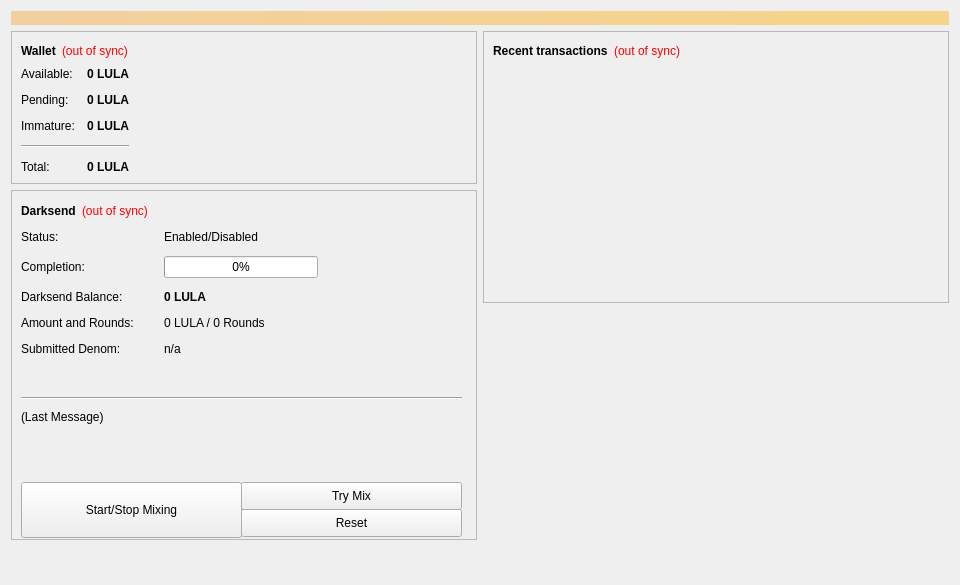
<?xml version="1.0" encoding="UTF-8"?>
<ui version="4.0">
 <class>OverviewPage</class>
 <widget class="QWidget" name="OverviewPage">
  <property name="geometry">
   <rect>
    <x>0</x>
    <y>0</y>
    <width>960</width>
    <height>585</height>
   </rect>
  </property>
  <property name="minimumSize">
   <size>
    <width>960</width>
    <height>0</height>
   </size>
  </property>
  <property name="windowTitle">
   <string>Form</string>
  </property>
  <layout class="QVBoxLayout" name="topLayout">
   <item>
    <widget class="QLabel" name="labelAlerts">
     <property name="visible">
      <bool>false</bool>
     </property>
     <property name="styleSheet">
      <string notr="true">background-color: qlineargradient(x1: 0, y1: 0, x2: 1, y2: 0, stop:0 #F0D0A0, stop:1 #F8D488); color:#000000;</string>
     </property>
     <property name="wordWrap">
      <bool>true</bool>
     </property>
     <property name="margin">
      <number>3</number>
     </property>
    </widget>
   </item>
   <item>
    <layout class="QHBoxLayout" name="horizontalLayout" stretch="1,1">
     <item>
      <layout class="QVBoxLayout" name="verticalLayout_2">
       <item>
        <widget class="QFrame" name="frame">
         <property name="frameShape">
          <enum>QFrame::StyledPanel</enum>
         </property>
         <property name="frameShadow">
          <enum>QFrame::Raised</enum>
         </property>
         <layout class="QVBoxLayout" name="verticalLayout_4">
          <item>
           <layout class="QHBoxLayout" name="horizontalLayout_4">
            <item>
             <widget class="QLabel" name="label_5">
              <property name="font">
               <font>
                <weight>75</weight>
                <bold>true</bold>
               </font>
              </property>
              <property name="text">
               <string>Wallet</string>
              </property>
             </widget>
            </item>
            <item>
             <widget class="QLabel" name="labelWalletStatus">
              <property name="toolTip">
               <string>The displayed information may be out of date. Your wallet automatically synchronizes with the LulaCoin network after a connection is established, but this process has not completed yet.</string>
              </property>
              <property name="styleSheet">
               <string notr="true">QLabel { color: red; }</string>
              </property>
              <property name="text">
               <string notr="true">(out of sync)</string>
              </property>
              <property name="alignment">
               <set>Qt::AlignLeading|Qt::AlignLeft|Qt::AlignVCenter</set>
              </property>
             </widget>
            </item>
            <item>
             <spacer name="horizontalSpacer_2">
              <property name="orientation">
               <enum>Qt::Horizontal</enum>
              </property>
              <property name="sizeHint" stdset="0">
               <size>
                <width>40</width>
                <height>20</height>
               </size>
              </property>
             </spacer>
            </item>
           </layout>
          </item>
          <item>
           <layout class="QHBoxLayout" name="horizontalLayout_3">
            <item>
             <layout class="QFormLayout" name="formLayout_2">
              <property name="fieldGrowthPolicy">
               <enum>QFormLayout::AllNonFixedFieldsGrow</enum>
              </property>
              <property name="horizontalSpacing">
               <number>12</number>
              </property>
              <property name="verticalSpacing">
               <number>12</number>
              </property>
              <item row="0" column="0">
               <widget class="QLabel" name="label">
                <property name="text">
                 <string>Available:</string>
                </property>
               </widget>
              </item>
              <item row="0" column="1">
               <widget class="QLabel" name="labelBalance">
                <property name="font">
                 <font>
                  <weight>75</weight>
                  <bold>true</bold>
                 </font>
                </property>
                <property name="cursor">
                 <cursorShape>IBeamCursor</cursorShape>
                </property>
                <property name="toolTip">
                 <string>Your current spendable balance</string>
                </property>
                <property name="text">
                 <string notr="true">0 LULA</string>
                </property>
                <property name="alignment">
                 <set>Qt::AlignRight|Qt::AlignTrailing|Qt::AlignVCenter</set>
                </property>
                <property name="textInteractionFlags">
                 <set>Qt::LinksAccessibleByMouse|Qt::TextSelectableByKeyboard|Qt::TextSelectableByMouse</set>
                </property>
               </widget>
              </item>
              <item row="1" column="0">
               <widget class="QLabel" name="label_3">
                <property name="text">
                 <string>Pending:</string>
                </property>
               </widget>
              </item>
              <item row="1" column="1">
               <widget class="QLabel" name="labelUnconfirmed">
                <property name="font">
                 <font>
                  <weight>75</weight>
                  <bold>true</bold>
                 </font>
                </property>
                <property name="cursor">
                 <cursorShape>IBeamCursor</cursorShape>
                </property>
                <property name="toolTip">
                 <string>Total of transactions that have yet to be confirmed, and do not yet count toward the spendable balance</string>
                </property>
                <property name="text">
                 <string notr="true">0 LULA</string>
                </property>
                <property name="alignment">
                 <set>Qt::AlignRight|Qt::AlignTrailing|Qt::AlignVCenter</set>
                </property>
                <property name="textInteractionFlags">
                 <set>Qt::LinksAccessibleByMouse|Qt::TextSelectableByKeyboard|Qt::TextSelectableByMouse</set>
                </property>
               </widget>
              </item>
              <item row="2" column="0">
               <widget class="QLabel" name="labelImmatureText">
                <property name="text">
                 <string>Immature:</string>
                </property>
               </widget>
              </item>
              <item row="2" column="1">
               <widget class="QLabel" name="labelImmature">
                <property name="font">
                 <font>
                  <weight>75</weight>
                  <bold>true</bold>
                 </font>
                </property>
                <property name="toolTip">
                 <string>Mined balance that has not yet matured</string>
                </property>
                <property name="text">
                 <string notr="true">0 LULA</string>
                </property>
                <property name="alignment">
                 <set>Qt::AlignRight|Qt::AlignTrailing|Qt::AlignVCenter</set>
                </property>
                <property name="textInteractionFlags">
                 <set>Qt::LinksAccessibleByMouse|Qt::TextSelectableByKeyboard|Qt::TextSelectableByMouse</set>
                </property>
               </widget>
              </item>
              <item row="4" column="0">
               <widget class="QLabel" name="labelTotalText">
                <property name="text">
                 <string>Total:</string>
                </property>
               </widget>
              </item>
              <item row="4" column="1">
               <widget class="QLabel" name="labelTotal">
                <property name="font">
                 <font>
                  <weight>75</weight>
                  <bold>true</bold>
                 </font>
                </property>
                <property name="cursor">
                 <cursorShape>IBeamCursor</cursorShape>
                </property>
                <property name="toolTip">
                 <string>Your current total balance</string>
                </property>
                <property name="text">
                 <string notr="true">0 LULA</string>
                </property>
                <property name="alignment">
                 <set>Qt::AlignRight|Qt::AlignTrailing|Qt::AlignVCenter</set>
                </property>
                <property name="textInteractionFlags">
                 <set>Qt::LinksAccessibleByMouse|Qt::TextSelectableByKeyboard|Qt::TextSelectableByMouse</set>
                </property>
               </widget>
              </item>
              <item row="3" column="0" colspan="2">
               <widget class="Line" name="line">
                <property name="orientation">
                 <enum>Qt::Horizontal</enum>
                </property>
               </widget>
              </item>
             </layout>
            </item>
            <item>
             <spacer name="horizontalSpacer_3">
              <property name="orientation">
               <enum>Qt::Horizontal</enum>
              </property>
              <property name="sizeHint" stdset="0">
               <size>
                <width>40</width>
                <height>20</height>
               </size>
              </property>
             </spacer>
            </item>
           </layout>
          </item>
         </layout>
        </widget>
       </item>
       <item>
        <widget class="QFrame" name="frameDarksend">
         <property name="minimumSize">
          <size>
           <width>0</width>
           <height>350</height>
          </size>
         </property>
         <property name="layoutDirection">
          <enum>Qt::LeftToRight</enum>
         </property>
         <property name="frameShape">
          <enum>QFrame::StyledPanel</enum>
         </property>
         <property name="frameShadow">
          <enum>QFrame::Raised</enum>
         </property>
         <widget class="QWidget" name="formLayoutWidget">
          <property name="geometry">
           <rect>
            <x>10</x>
            <y>40</y>
            <width>451</width>
            <height>161</height>
           </rect>
          </property>
          <layout class="QFormLayout" name="formLayout">
           <property name="fieldGrowthPolicy">
            <enum>QFormLayout::AllNonFixedFieldsGrow</enum>
           </property>
           <property name="horizontalSpacing">
            <number>30</number>
           </property>
           <property name="verticalSpacing">
            <number>12</number>
           </property>
           <item row="0" column="0">
            <widget class="QLabel" name="label_6">
             <property name="text">
              <string>Status:</string>
             </property>
            </widget>
           </item>
           <item row="0" column="1">
            <widget class="QLabel" name="darksendEnabled">
             <property name="text">
              <string>Enabled/Disabled</string>
             </property>
            </widget>
           </item>
           <item row="1" column="0">
            <widget class="QLabel" name="label_7">
             <property name="text">
              <string>Completion:</string>
             </property>
            </widget>
           </item>
           <item row="1" column="1">
            <widget class="QProgressBar" name="darksendProgress">
             <property name="maximumSize">
              <size>
               <width>154</width>
               <height>16777215</height>
              </size>
             </property>
             <property name="value">
              <number>0</number>
             </property>
            </widget>
           </item>
           <item row="2" column="0">
            <widget class="QLabel" name="labelAnonymizedText">
             <property name="text">
              <string>Darksend Balance:</string>
             </property>
            </widget>
           </item>
           <item row="2" column="1">
            <widget class="QLabel" name="labelAnonymized">
             <property name="font">
              <font>
               <weight>75</weight>
               <bold>true</bold>
              </font>
             </property>
             <property name="text">
              <string>0 LULA</string>
             </property>
            </widget>
           </item>
           <item row="3" column="0">
            <widget class="QLabel" name="label_8">
             <property name="text">
              <string>Amount and Rounds:</string>
             </property>
            </widget>
           </item>
           <item row="3" column="1">
            <widget class="QLabel" name="labelAmountRounds">
             <property name="text">
              <string>0 LULA / 0 Rounds</string>
             </property>
            </widget>
           </item>
           <item row="4" column="0">
            <widget class="QLabel" name="label_9">
             <property name="text">
              <string>Submitted Denom:</string>
             </property>
            </widget>
           </item>
           <item row="4" column="1">
            <widget class="QLabel" name="labelSubmittedDenom">
             <property name="statusTip">
              <string>The denominations you submitted to the Masternode. To mix, other users must submit the exact same denominations.</string>
             </property>
             <property name="text">
              <string>n/a</string>
             </property>
            </widget>
           </item>
          </layout>
         </widget>
         <widget class="QPushButton" name="runAutoDenom">
          <property name="geometry">
           <rect>
            <x>251</x>
            <y>17</y>
            <width>1</width>
            <height>1</height>
           </rect>
          </property>
          <property name="palette">
           <palette>
            <active>
             <colorrole role="WindowText">
              <brush brushstyle="SolidPattern">
               <color alpha="255">
                <red>0</red>
                <green>0</green>
                <blue>0</blue>
               </color>
              </brush>
             </colorrole>
             <colorrole role="Button">
              <brush brushstyle="SolidPattern">
               <color alpha="255">
                <red>239</red>
                <green>238</green>
                <blue>238</blue>
               </color>
              </brush>
             </colorrole>
             <colorrole role="Light">
              <brush brushstyle="SolidPattern">
               <color alpha="255">
                <red>255</red>
                <green>255</green>
                <blue>255</blue>
               </color>
              </brush>
             </colorrole>
             <colorrole role="Midlight">
              <brush brushstyle="SolidPattern">
               <color alpha="255">
                <red>247</red>
                <green>246</green>
                <blue>246</blue>
               </color>
              </brush>
             </colorrole>
             <colorrole role="Dark">
              <brush brushstyle="SolidPattern">
               <color alpha="255">
                <red>119</red>
                <green>119</green>
                <blue>119</blue>
               </color>
              </brush>
             </colorrole>
             <colorrole role="Mid">
              <brush brushstyle="SolidPattern">
               <color alpha="255">
                <red>159</red>
                <green>159</green>
                <blue>159</blue>
               </color>
              </brush>
             </colorrole>
             <colorrole role="Text">
              <brush brushstyle="SolidPattern">
               <color alpha="255">
                <red>0</red>
                <green>0</green>
                <blue>0</blue>
               </color>
              </brush>
             </colorrole>
             <colorrole role="BrightText">
              <brush brushstyle="SolidPattern">
               <color alpha="255">
                <red>255</red>
                <green>255</green>
                <blue>255</blue>
               </color>
              </brush>
             </colorrole>
             <colorrole role="ButtonText">
              <brush brushstyle="SolidPattern">
               <color alpha="255">
                <red>0</red>
                <green>0</green>
                <blue>0</blue>
               </color>
              </brush>
             </colorrole>
             <colorrole role="Base">
              <brush brushstyle="SolidPattern">
               <color alpha="255">
                <red>255</red>
                <green>255</green>
                <blue>255</blue>
               </color>
              </brush>
             </colorrole>
             <colorrole role="Window">
              <brush brushstyle="SolidPattern">
               <color alpha="255">
                <red>239</red>
                <green>238</green>
                <blue>238</blue>
               </color>
              </brush>
             </colorrole>
             <colorrole role="Shadow">
              <brush brushstyle="SolidPattern">
               <color alpha="255">
                <red>0</red>
                <green>0</green>
                <blue>0</blue>
               </color>
              </brush>
             </colorrole>
             <colorrole role="AlternateBase">
              <brush brushstyle="SolidPattern">
               <color alpha="255">
                <red>247</red>
                <green>246</green>
                <blue>246</blue>
               </color>
              </brush>
             </colorrole>
             <colorrole role="ToolTipBase">
              <brush brushstyle="SolidPattern">
               <color alpha="255">
                <red>255</red>
                <green>255</green>
                <blue>220</blue>
               </color>
              </brush>
             </colorrole>
             <colorrole role="ToolTipText">
              <brush brushstyle="SolidPattern">
               <color alpha="255">
                <red>0</red>
                <green>0</green>
                <blue>0</blue>
               </color>
              </brush>
             </colorrole>
            </active>
            <inactive>
             <colorrole role="WindowText">
              <brush brushstyle="SolidPattern">
               <color alpha="255">
                <red>0</red>
                <green>0</green>
                <blue>0</blue>
               </color>
              </brush>
             </colorrole>
             <colorrole role="Button">
              <brush brushstyle="SolidPattern">
               <color alpha="255">
                <red>239</red>
                <green>238</green>
                <blue>238</blue>
               </color>
              </brush>
             </colorrole>
             <colorrole role="Light">
              <brush brushstyle="SolidPattern">
               <color alpha="255">
                <red>255</red>
                <green>255</green>
                <blue>255</blue>
               </color>
              </brush>
             </colorrole>
             <colorrole role="Midlight">
              <brush brushstyle="SolidPattern">
               <color alpha="255">
                <red>247</red>
                <green>246</green>
                <blue>246</blue>
               </color>
              </brush>
             </colorrole>
             <colorrole role="Dark">
              <brush brushstyle="SolidPattern">
               <color alpha="255">
                <red>119</red>
                <green>119</green>
                <blue>119</blue>
               </color>
              </brush>
             </colorrole>
             <colorrole role="Mid">
              <brush brushstyle="SolidPattern">
               <color alpha="255">
                <red>159</red>
                <green>159</green>
                <blue>159</blue>
               </color>
              </brush>
             </colorrole>
             <colorrole role="Text">
              <brush brushstyle="SolidPattern">
               <color alpha="255">
                <red>0</red>
                <green>0</green>
                <blue>0</blue>
               </color>
              </brush>
             </colorrole>
             <colorrole role="BrightText">
              <brush brushstyle="SolidPattern">
               <color alpha="255">
                <red>255</red>
                <green>255</green>
                <blue>255</blue>
               </color>
              </brush>
             </colorrole>
             <colorrole role="ButtonText">
              <brush brushstyle="SolidPattern">
               <color alpha="255">
                <red>0</red>
                <green>0</green>
                <blue>0</blue>
               </color>
              </brush>
             </colorrole>
             <colorrole role="Base">
              <brush brushstyle="SolidPattern">
               <color alpha="255">
                <red>255</red>
                <green>255</green>
                <blue>255</blue>
               </color>
              </brush>
             </colorrole>
             <colorrole role="Window">
              <brush brushstyle="SolidPattern">
               <color alpha="255">
                <red>239</red>
                <green>238</green>
                <blue>238</blue>
               </color>
              </brush>
             </colorrole>
             <colorrole role="Shadow">
              <brush brushstyle="SolidPattern">
               <color alpha="255">
                <red>0</red>
                <green>0</green>
                <blue>0</blue>
               </color>
              </brush>
             </colorrole>
             <colorrole role="AlternateBase">
              <brush brushstyle="SolidPattern">
               <color alpha="255">
                <red>247</red>
                <green>246</green>
                <blue>246</blue>
               </color>
              </brush>
             </colorrole>
             <colorrole role="ToolTipBase">
              <brush brushstyle="SolidPattern">
               <color alpha="255">
                <red>255</red>
                <green>255</green>
                <blue>220</blue>
               </color>
              </brush>
             </colorrole>
             <colorrole role="ToolTipText">
              <brush brushstyle="SolidPattern">
               <color alpha="255">
                <red>0</red>
                <green>0</green>
                <blue>0</blue>
               </color>
              </brush>
             </colorrole>
            </inactive>
            <disabled>
             <colorrole role="WindowText">
              <brush brushstyle="SolidPattern">
               <color alpha="255">
                <red>119</red>
                <green>119</green>
                <blue>119</blue>
               </color>
              </brush>
             </colorrole>
             <colorrole role="Button">
              <brush brushstyle="SolidPattern">
               <color alpha="255">
                <red>239</red>
                <green>238</green>
                <blue>238</blue>
               </color>
              </brush>
             </colorrole>
             <colorrole role="Light">
              <brush brushstyle="SolidPattern">
               <color alpha="255">
                <red>255</red>
                <green>255</green>
                <blue>255</blue>
               </color>
              </brush>
             </colorrole>
             <colorrole role="Midlight">
              <brush brushstyle="SolidPattern">
               <color alpha="255">
                <red>247</red>
                <green>246</green>
                <blue>246</blue>
               </color>
              </brush>
             </colorrole>
             <colorrole role="Dark">
              <brush brushstyle="SolidPattern">
               <color alpha="255">
                <red>119</red>
                <green>119</green>
                <blue>119</blue>
               </color>
              </brush>
             </colorrole>
             <colorrole role="Mid">
              <brush brushstyle="SolidPattern">
               <color alpha="255">
                <red>159</red>
                <green>159</green>
                <blue>159</blue>
               </color>
              </brush>
             </colorrole>
             <colorrole role="Text">
              <brush brushstyle="SolidPattern">
               <color alpha="255">
                <red>119</red>
                <green>119</green>
                <blue>119</blue>
               </color>
              </brush>
             </colorrole>
             <colorrole role="BrightText">
              <brush brushstyle="SolidPattern">
               <color alpha="255">
                <red>255</red>
                <green>255</green>
                <blue>255</blue>
               </color>
              </brush>
             </colorrole>
             <colorrole role="ButtonText">
              <brush brushstyle="SolidPattern">
               <color alpha="255">
                <red>119</red>
                <green>119</green>
                <blue>119</blue>
               </color>
              </brush>
             </colorrole>
             <colorrole role="Base">
              <brush brushstyle="SolidPattern">
               <color alpha="255">
                <red>239</red>
                <green>238</green>
                <blue>238</blue>
               </color>
              </brush>
             </colorrole>
             <colorrole role="Window">
              <brush brushstyle="SolidPattern">
               <color alpha="255">
                <red>239</red>
                <green>238</green>
                <blue>238</blue>
               </color>
              </brush>
             </colorrole>
             <colorrole role="Shadow">
              <brush brushstyle="SolidPattern">
               <color alpha="255">
                <red>0</red>
                <green>0</green>
                <blue>0</blue>
               </color>
              </brush>
             </colorrole>
             <colorrole role="AlternateBase">
              <brush brushstyle="SolidPattern">
               <color alpha="255">
                <red>239</red>
                <green>238</green>
                <blue>238</blue>
               </color>
              </brush>
             </colorrole>
             <colorrole role="ToolTipBase">
              <brush brushstyle="SolidPattern">
               <color alpha="255">
                <red>255</red>
                <green>255</green>
                <blue>220</blue>
               </color>
              </brush>
             </colorrole>
             <colorrole role="ToolTipText">
              <brush brushstyle="SolidPattern">
               <color alpha="255">
                <red>0</red>
                <green>0</green>
                <blue>0</blue>
               </color>
              </brush>
             </colorrole>
            </disabled>
           </palette>
          </property>
          <property name="focusPolicy">
           <enum>Qt::NoFocus</enum>
          </property>
          <property name="autoFillBackground">
           <bool>true</bool>
          </property>
          <property name="text">
           <string/>
          </property>
          <property name="flat">
           <bool>true</bool>
          </property>
         </widget>
         <widget class="QPushButton" name="toggleDarksend">
          <property name="geometry">
           <rect>
            <x>10</x>
            <y>292</y>
            <width>221</width>
            <height>56</height>
           </rect>
          </property>
          <property name="sizePolicy">
           <sizepolicy hsizetype="MinimumExpanding" vsizetype="Fixed">
            <horstretch>0</horstretch>
            <verstretch>0</verstretch>
           </sizepolicy>
          </property>
          <property name="text">
           <string>Start/Stop Mixing</string>
          </property>
         </widget>
         <widget class="Line" name="line">
          <property name="geometry">
           <rect>
            <x>10</x>
            <y>200</y>
            <width>441</width>
            <height>16</height>
           </rect>
          </property>
          <property name="orientation">
           <enum>Qt::Horizontal</enum>
          </property>
         </widget>
         <widget class="QLabel" name="darksendStatus">
          <property name="geometry">
           <rect>
            <x>10</x>
            <y>220</y>
            <width>451</width>
            <height>61</height>
           </rect>
          </property>
          <property name="minimumSize">
           <size>
            <width>288</width>
            <height>43</height>
           </size>
          </property>
          <property name="text">
           <string>(Last Message)</string>
          </property>
          <property name="alignment">
           <set>Qt::AlignLeading|Qt::AlignLeft|Qt::AlignTop</set>
          </property>
          <property name="wordWrap">
           <bool>true</bool>
          </property>
         </widget>
         <widget class="QPushButton" name="darksendAuto">
          <property name="geometry">
           <rect>
            <x>230</x>
            <y>292</y>
            <width>221</width>
            <height>28</height>
           </rect>
          </property>
          <property name="sizePolicy">
           <sizepolicy hsizetype="MinimumExpanding" vsizetype="Fixed">
            <horstretch>0</horstretch>
            <verstretch>0</verstretch>
           </sizepolicy>
          </property>
          <property name="toolTip">
           <string>Try to manually submit a Darksend request.</string>
          </property>
          <property name="text">
           <string>Try Mix</string>
          </property>
         </widget>
         <widget class="QPushButton" name="darksendReset">
          <property name="geometry">
           <rect>
            <x>230</x>
            <y>319</y>
            <width>221</width>
            <height>28</height>
           </rect>
          </property>
          <property name="sizePolicy">
           <sizepolicy hsizetype="MinimumExpanding" vsizetype="Fixed">
            <horstretch>0</horstretch>
            <verstretch>0</verstretch>
           </sizepolicy>
          </property>
          <property name="toolTip">
           <string>Reset the current status of Darksend (can interrupt Darksend if it's in the process of Mixing, which can cost you money!)</string>
          </property>
          <property name="autoFillBackground">
           <bool>false</bool>
          </property>
          <property name="text">
           <string>Reset</string>
          </property>
         </widget>
         <widget class="QWidget" name="">
          <property name="geometry">
           <rect>
            <x>10</x>
            <y>10</y>
            <width>431</width>
            <height>22</height>
           </rect>
          </property>
          <layout class="QHBoxLayout" name="horizontalLayout_5">
           <item>
            <widget class="QLabel" name="label_2">
             <property name="font">
              <font>
               <weight>75</weight>
               <bold>true</bold>
              </font>
             </property>
             <property name="text">
              <string>Darksend</string>
             </property>
            </widget>
           </item>
           <item>
            <widget class="QLabel" name="labelDarksendSyncStatus">
             <property name="toolTip">
              <string>The displayed information may be out of date. Your wallet automatically synchronizes with the LulaCoin network after a connection is established, but this process has not completed yet.</string>
             </property>
             <property name="styleSheet">
              <string notr="true">QLabel { color: red; }</string>
             </property>
             <property name="text">
              <string notr="true">(out of sync)</string>
             </property>
             <property name="alignment">
              <set>Qt::AlignLeading|Qt::AlignLeft|Qt::AlignVCenter</set>
             </property>
            </widget>
           </item>
           <item>
            <spacer name="horizontalSpacer_4">
             <property name="orientation">
              <enum>Qt::Horizontal</enum>
             </property>
             <property name="sizeHint" stdset="0">
              <size>
               <width>40</width>
               <height>20</height>
              </size>
             </property>
            </spacer>
           </item>
          </layout>
         </widget>
        </widget>
       </item>
       <item>
        <spacer name="verticalSpacer">
         <property name="orientation">
          <enum>Qt::Vertical</enum>
         </property>
         <property name="sizeHint" stdset="0">
          <size>
           <width>20</width>
           <height>40</height>
          </size>
         </property>
        </spacer>
       </item>
      </layout>
     </item>
     <item>
      <layout class="QVBoxLayout" name="verticalLayout_3">
       <item>
        <widget class="QFrame" name="frame_2">
         <property name="frameShape">
          <enum>QFrame::StyledPanel</enum>
         </property>
         <property name="frameShadow">
          <enum>QFrame::Raised</enum>
         </property>
         <layout class="QVBoxLayout" name="verticalLayout">
          <item>
           <layout class="QHBoxLayout" name="horizontalLayout_2">
            <item>
             <widget class="QLabel" name="label_4">
              <property name="text">
               <string>&lt;b&gt;Recent transactions&lt;/b&gt;</string>
              </property>
             </widget>
            </item>
            <item>
             <widget class="QLabel" name="labelTransactionsStatus">
              <property name="toolTip">
               <string>The displayed information may be out of date. Your wallet automatically synchronizes with the LulaCoin network after a connection is established, but this process has not completed yet.</string>
              </property>
              <property name="styleSheet">
               <string notr="true">QLabel { color: red; }</string>
              </property>
              <property name="text">
               <string notr="true">(out of sync)</string>
              </property>
              <property name="alignment">
               <set>Qt::AlignRight|Qt::AlignTrailing|Qt::AlignVCenter</set>
              </property>
             </widget>
            </item>
            <item>
             <spacer name="horizontalSpacer">
              <property name="orientation">
               <enum>Qt::Horizontal</enum>
              </property>
              <property name="sizeHint" stdset="0">
               <size>
                <width>40</width>
                <height>20</height>
               </size>
              </property>
             </spacer>
            </item>
           </layout>
          </item>
          <item>
           <widget class="QListView" name="listTransactions">
            <property name="styleSheet">
             <string notr="true">QListView { background: transparent; }</string>
            </property>
            <property name="frameShape">
             <enum>QFrame::NoFrame</enum>
            </property>
            <property name="verticalScrollBarPolicy">
             <enum>Qt::ScrollBarAlwaysOff</enum>
            </property>
            <property name="horizontalScrollBarPolicy">
             <enum>Qt::ScrollBarAlwaysOff</enum>
            </property>
            <property name="selectionMode">
             <enum>QAbstractItemView::NoSelection</enum>
            </property>
           </widget>
          </item>
         </layout>
        </widget>
       </item>
       <item>
        <spacer name="verticalSpacer_2">
         <property name="orientation">
          <enum>Qt::Vertical</enum>
         </property>
         <property name="sizeHint" stdset="0">
          <size>
           <width>20</width>
           <height>40</height>
          </size>
         </property>
        </spacer>
       </item>
      </layout>
     </item>
    </layout>
   </item>
  </layout>
 </widget>
 <resources/>
 <connections/>
</ui>
